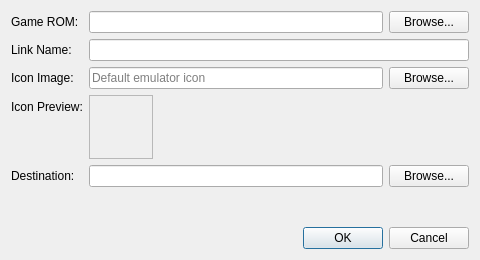
<?xml version="1.0" encoding="UTF-8"?>
<ui version="4.0">
 <class>QGBA::DesktopLinkDialog</class>
 <widget class="QDialog" name="QGBA::DesktopLinkDialog">
  <property name="geometry">
   <rect>
    <x>0</x>
    <y>0</y>
    <width>480</width>
    <height>260</height>
   </rect>
  </property>
  <property name="windowTitle">
   <string>Create Desktop Link</string>
  </property>
  <layout class="QVBoxLayout" name="verticalLayout">
   <item>
    <layout class="QFormLayout" name="formLayout">
     <item row="0" column="0">
      <widget class="QLabel" name="romLabel">
       <property name="text">
        <string>Game ROM:</string>
       </property>
      </widget>
     </item>
     <item row="0" column="1">
      <layout class="QHBoxLayout" name="romLayout">
       <item>
        <widget class="QLineEdit" name="romPath"/>
       </item>
       <item>
        <widget class="QPushButton" name="browseRom">
         <property name="text">
          <string>Browse...</string>
         </property>
        </widget>
       </item>
      </layout>
     </item>
     <item row="1" column="0">
      <widget class="QLabel" name="nameLabel">
       <property name="text">
        <string>Link Name:</string>
       </property>
      </widget>
     </item>
     <item row="1" column="1">
      <widget class="QLineEdit" name="linkName"/>
     </item>
     <item row="2" column="0">
      <widget class="QLabel" name="iconLabel">
       <property name="text">
        <string>Icon Image:</string>
       </property>
      </widget>
     </item>
     <item row="2" column="1">
      <layout class="QHBoxLayout" name="iconLayout">
       <item>
        <widget class="QLineEdit" name="iconPath">
         <property name="placeholderText">
          <string>Default emulator icon</string>
         </property>
        </widget>
       </item>
       <item>
        <widget class="QPushButton" name="browseIcon">
         <property name="text">
          <string>Browse...</string>
         </property>
        </widget>
       </item>
      </layout>
     </item>
     <item row="3" column="0">
      <widget class="QLabel" name="previewTitleLabel">
       <property name="text">
        <string>Icon Preview:</string>
       </property>
      </widget>
     </item>
     <item row="3" column="1">
      <widget class="QLabel" name="iconPreview">
       <property name="minimumSize">
        <size>
         <width>64</width>
         <height>64</height>
        </size>
       </property>
       <property name="maximumSize">
        <size>
         <width>64</width>
         <height>64</height>
        </size>
       </property>
       <property name="frameShape">
        <enum>QFrame::StyledPanel</enum>
       </property>
       <property name="alignment">
        <set>Qt::AlignCenter</set>
       </property>
      </widget>
     </item>
     <item row="4" column="0">
      <widget class="QLabel" name="destLabel">
       <property name="text">
        <string>Destination:</string>
       </property>
      </widget>
     </item>
     <item row="4" column="1">
      <layout class="QHBoxLayout" name="destLayout">
       <item>
        <widget class="QLineEdit" name="destDir"/>
       </item>
       <item>
        <widget class="QPushButton" name="browseDest">
         <property name="text">
          <string>Browse...</string>
         </property>
        </widget>
       </item>
      </layout>
     </item>
    </layout>
   </item>
   <item>
    <widget class="QDialogButtonBox" name="buttonBox">
     <property name="standardButtons">
      <set>QDialogButtonBox::Cancel|QDialogButtonBox::Ok</set>
     </property>
    </widget>
   </item>
  </layout>
 </widget>
 <resources/>
 <connections>
  <connection>
   <sender>buttonBox</sender>
   <signal>rejected()</signal>
   <receiver>QGBA::DesktopLinkDialog</receiver>
   <slot>reject()</slot>
   <hints>
    <hint type="sourcelabel">
     <x>240</x>
     <y>230</y>
    </hint>
    <hint type="destinationlabel">
     <x>240</x>
     <y>130</y>
    </hint>
   </hints>
  </connection>
 </connections>
</ui>
